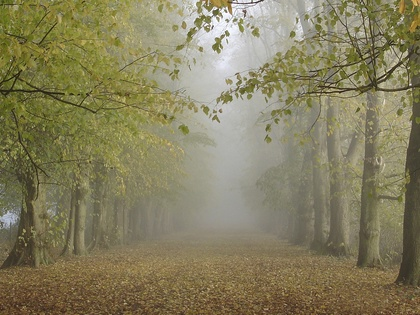
%> input picture 1大作业/去雾实验参考/有雾图/forest.jpg, 420 x 315 px, shrunk from 1024 x 768 before the run
$ octave main.m   (GNU Octave 9; MATLAB toolbox functions it lacks are replaced by stand-ins)
%> lines starting %> are read from the running program, lines starting %| are printed output that depends on the picture; in (x1, y1, x2, y2) boxes, pixels count from 0 and x2, y2 are one past the last pixel; in counts of white or black regions, pixels touching at a corner belong together; the program's own positions count from 1
### 1大作业/去雾实验参考/guidedfilter.m
function q = guidedfilter(I, p, r, eps)
%   GUIDEDFILTER   O(1) time implementation of guided filter.
%
%   - guidance image: I (should be a gray-scale/single channel image)
%   - filtering input image: p (should be a gray-scale/single channel image)
%   - local window radius: r
%   - regularization parameter: eps

[hei, wid] = size(I);
N = boxfilter(ones(hei, wid), r); % the size of each local patch; N=(2r+1)^2 except for boundary pixels.

mean_I = boxfilter(I, r) ./ N;
mean_p = boxfilter(p, r) ./ N;
mean_Ip = boxfilter(I.*p, r) ./ N;
cov_Ip = mean_Ip - mean_I .* mean_p; % this is the covariance of (I, p) in each local patch.

mean_II = boxfilter(I.*I, r) ./ N;
var_I = mean_II - mean_I .* mean_I;

a = cov_Ip ./ (var_I + eps); % Eqn. (5) in the paper;
b = mean_p - a .* mean_I; % Eqn. (6) in the paper;

mean_a = boxfilter(a, r) ./ N;
mean_b = boxfilter(b, r) ./ N;

q = mean_a .* I + mean_b; % Eqn. (8) in the paper;
end

### 1大作业/去雾实验参考/boxfilter.m
function imDst = boxfilter(imSrc, r)

%   BOXFILTER   O(1) time box filtering using cumulative sum
%
%   - Definition imDst(x, y)=sum(sum(imSrc(x-r:x+r,y-r:y+r)));
%   - Running time independent of r;
%   - Equivalent to the function: colfilt(imSrc, [2*r+1, 2*r+1], 'sliding', @sum);
%   - But much faster.

[hei, wid] = size(imSrc);
imDst = zeros(size(imSrc));

%cumulative sum over Y axis
imCum = cumsum(imSrc, 1);
%difference over Y axis
imDst(1:r+1, :) = imCum(1+r:2*r+1, :);
imDst(r+2:hei-r, :) = imCum(2*r+2:hei, :) - imCum(1:hei-2*r-1, :);
imDst(hei-r+1:hei, :) = repmat(imCum(hei, :), [r, 1]) - imCum(hei-2*r:hei-r-1, :);

%cumulative sum over X axis
imCum = cumsum(imDst, 2);
%difference over Y axis
imDst(:, 1:r+1) = imCum(:, 1+r:2*r+1);
imDst(:, r+2:wid-r) = imCum(:, 2*r+2:wid) - imCum(:, 1:wid-2*r-1);
imDst(:, wid-r+1:wid) = repmat(imCum(:, wid), [1, r]) - imCum(:, wid-2*r:wid-r-1);
end

### 1大作业/去雾实验参考/airlight.m
function A = airlight(img_ori,img_DC)


%****---------matrix to line-----------****%
[m,n]=size(img_DC);
img_DC_line=zeros(1,(m*n));
k=1;
for i=1:m
    for j=1:n
        img_DC_line(1,k)=img_DC(i,j);
        k=k+1;
    end
end

img_sort=sort(img_DC_line); %升幂排序

Threhold=img_sort(round((m*n)*0.999)); %统计前0.1%亮像素点中的最小值作为阈值
t=1;
for i = 1 : m
    for j = 1 : n
        if ( img_DC(i,j) >= Threhold )
            temp(t,1) = img_ori(i,j,1);
            temp(t,2) = img_ori(i,j,2);
            temp(t,3) = img_ori(i,j,3);
            t = t + 1;
        end
    end
end
A = max(temp);%max

### 1大作业/去雾实验参考/main.m
%利用概率知识改进的去雾方法
clc;
clear all;

tic; % 计算运行时间

%初始化参数
r=41;
eps=0.01;

I = double( imread('./有雾图/forest.jpg'));

OriImage=I./max(I(:));    % 归一化处理


% 功能：获取暗通道图像
% guidedfilter函数调用格式：  输出 = guidedfilter（输入，输入，r,eps）;r和eps已给出

%%%%%%%%%%%%%%%%%%%%%%%%%
DarkImage  = min(OriImage,[],3);  % 每一个像素点在三个颜色通道中的最小值，相当于分布中变量的具体的值

DarkImage_ave_local = guidedfilter(DarkImage,DarkImage , r, eps);% 保存边缘信息的均值
%> in boxfilter, `imDst(:, wid-r+1:wid) = repmat(imCum(:, wid), [1, r]) - imCum(:, wid-2..`: imDst: size 315x420 double; min 1764, max 6889, mean 6117.4
%> in boxfilter (call 2), `imDst(hei-r+1:hei, :) = repmat(imCum(hei, :), [r, 1]) - imCum(hei-2*r:..`: imDst: size 315x420 double; min 5.75, max 69.38, mean 29
%> in boxfilter (call 2), `imDst(:, 1:r+1) = imCum(:, 1+r:2*r+1);`: imDst: size 315x420 double; min 6.93, max 2037.4, mean 138.6
%> in boxfilter (call 2), `imDst(:, wid-r+1:wid) = repmat(imCum(:, wid), [1, r]) - imCum(:, wid-2..`: imDst: size 315x420 double; min 349, max 4772.8, mean 2322.6
%> in boxfilter (call 4), `imDst(hei-r+1:hei, :) = repmat(imCum(hei, :), [r, 1]) - imCum(hei-2*r:..`: imDst: size 315x420 double; min 0.878, max 58.88, mean 12.8
%> in boxfilter (call 4), `imDst(:, 1:r+1) = imCum(:, 1+r:2*r+1);`: imDst: size 315x420 double; min 1.38, max 669.3, mean 42
%> in boxfilter (call 4), `imDst(:, wid-r+1:wid) = repmat(imCum(:, wid), [1, r]) - imCum(:, wid-2..`: imDst: size 315x420 double; min 78.21, max 3543.4, mean 1040.7
%> in guidedfilter, `cov_Ip = mean_Ip - mean_I .* mean_p;`:
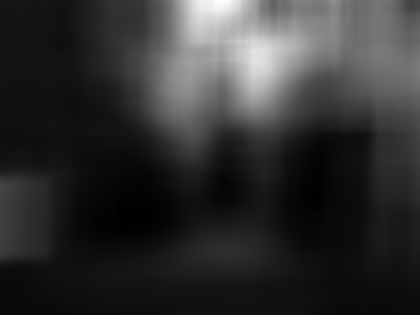
%> cov_Ip: size 315x420 double; min 0.00197, max 0.0504, mean 0.0113; drawn with min black and max white
%> in guidedfilter, `b = mean_p - a .* mean_I;`:
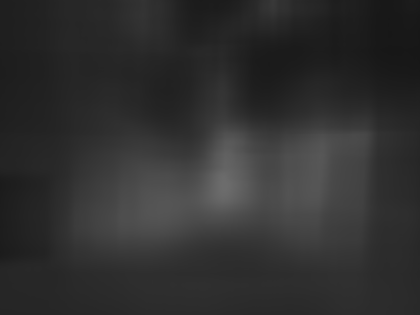
%> b: size 315x420 double; min 0.0914, max 0.427, mean 0.189
%> in boxfilter (call 6), `imDst(hei-r+1:hei, :) = repmat(imCum(hei, :), [r, 1]) - imCum(hei-2*r:..`: imDst: size 315x420 double; min 11.67, max 66.2, mean 35.6
%> in boxfilter (call 6), `imDst(:, 1:r+1) = imCum(:, 1+r:2*r+1);`: imDst: size 315x420 double; min 12.31, max 3152.2, mean 220.9
%> in boxfilter (call 6), `imDst(:, wid-r+1:wid) = repmat(imCum(:, wid), [1, r]) - imCum(:, wid-2..`: imDst: size 315x420 double; min 506.5, max 5398.9, mean 2801.6
%> in guidedfilter, `mean_a = boxfilter(a, r) ./ N;`:
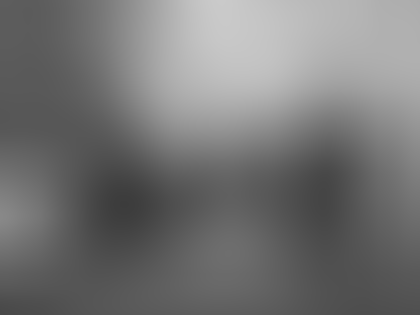
%> mean_a: size 315x420 double; min 0.239, max 0.793, mean 0.46
%> call 7 of boxfilter, with r = 41
%> in boxfilter (call 7), `imDst(hei-r+1:hei, :) = repmat(imCum(hei, :), [r, 1]) - imCum(hei-2*r:..`:
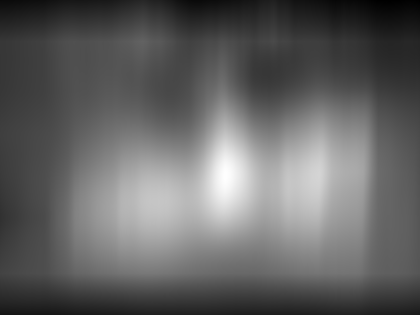
%> imDst: size 315x420 double; min 3.98, max 31.78, mean 14.8; drawn with min black and max white
%> in boxfilter (call 7), `imCum = cumsum(imDst, 2);`:
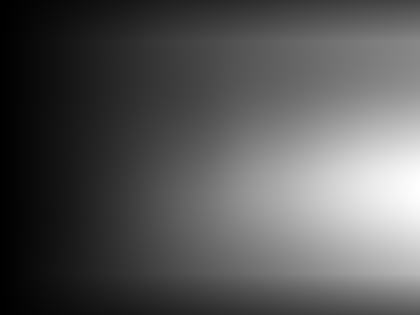
%> imCum: size 315x420 double; min 5.17, max 8851.3, mean 3052.9; drawn with min black and max white
%> in boxfilter (call 7), `imDst(:, 1:r+1) = imCum(:, 1+r:2*r+1);`:
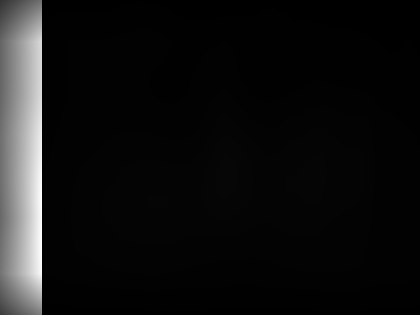
%> imDst: size 315x420 double; 10% of pixels changed, all inside (x1, y1, x2, y2) = (0, 0, 42, 315); drawn with min black and max white
%> in boxfilter (call 7), `imDst(:, wid-r+1:wid) = repmat(imCum(:, wid), [1, r]) - imCum(:, wid-2..`:
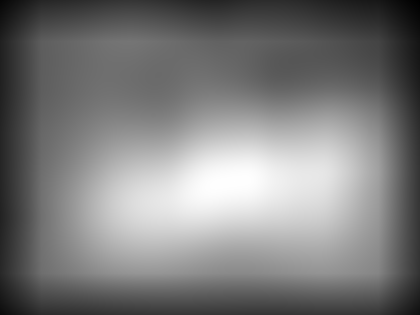
%> imDst: size 315x420 double; min 172.7, max 2247.8, mean 1186.1; drawn with min black and max white

a1 = (DarkImage-DarkImage_ave_local).^2; % 方差

DarkImage_std_local = guidedfilter(DarkImage,a1, r, eps); % 保存边缘信息的方差

Imin = DarkImage_ave_local-min(3.*DarkImage_std_local,0.001); % 计算暗通道

Idark=min(Imin,DarkImage); % 阈值处理
%%%%%%%%%%%%%%%%%%%%%%%%%

% 功能：获取大气A的估计
A = airlight(OriImage, Idark); % 计算大气光
%> after the loop in airlight, `for i=1:m`: k = 132301
%> in airlight, `Threhold=img_sort(round((m*n)*0.999));`: Threhold = 0.887
%> after the loop in airlight, `for i = 1 : m`: t = 134; temp = 133 rows, first 12: [0.976 0.98 0.996; 0.969 0.969 0.961; 0.996 0.961 0.973; 0.965 0.949 0.953; 1 0.996 1; 1 0.984 0.98; 0.98 0.976 0.996; 0.984 0.984 0.984; 0.973 0.965 0.969; 0.988 0.992 0.961; 0.984 0.992 0.988; 1 0.98 1]
%> in airlight, `A = max(temp);`: A = [1 1 1]
%> A = [1 1 1]

% 功能：计算传输函数
A1=max(A(:));  % 选取三个通道中最大的大气光值用来计算传输函数
%> A1 = 1
t = 1 - 0.95*(Idark./A1);  % 计算传输函数
t0=0.1;  % 传输函数阈值

Recover=zeros(size(OriImage));   % 设定复原图片大小

Recover(:,:,1) = ((OriImage(:,:,1) - A(1))./(A(1).*max(t,t0)))+1;     % R通道去雾复原公式
Recover(:,:,2) = ((OriImage(:,:,2) - A(2))./(A(2).*max(t,t0)))+1;     % G通道去雾复原公式
Recover(:,:,3) = ((OriImage(:,:,3) - A(3))./(A(3).*max(t,t0)))+1;     % B通道去雾复原公式

toc; % 计算运行时间

figure,imshow(OriImage),title('雾天图像');
%figure,imshow(Idark),title('暗通道');
%figure,imshow(t),title('传输函数');
figure,imshow(Recover),title('去雾后的图像');

$ run again, with 1大作业/去雾实验参考/有雾图/canon7.jpg copied over 1大作业/去雾实验参考/有雾图/forest.jpg
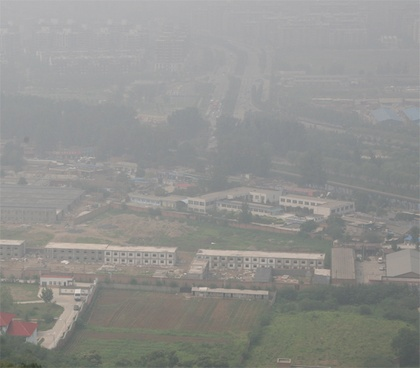
%> input picture 1大作业/去雾实验参考/有雾图/canon7.jpg, 420 x 368 px, shrunk from 600 x 525 before the run
%> in boxfilter (call 6), `imDst(:, wid-r+1:wid) = repmat(imCum(:, wid), [1, r]) - imCum(:, wid-2..`:
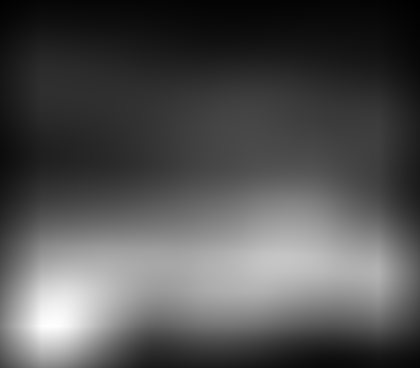
%> imDst: size 368x420 double; min 50.48, max 3143.6, mean 1036.9; drawn with min black and max white
%> in boxfilter (call 7), `imDst(:, wid-r+1:wid) = repmat(imCum(:, wid), [1, r]) - imCum(:, wid-2..`:
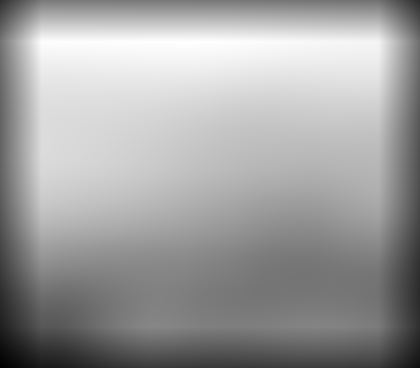
%> imDst: size 368x420 double; min 436.4, max 4990.1, mean 3292; drawn with min black and max white
%> after the loop in airlight, `for i=1:m`: k = 154561
%> Threhold = 0.78
%> after the loop in airlight, `for i = 1 : m`: t = 157; temp = 156 rows, first 12: [0.835 0.835 0.844; 0.821 0.821 0.83; 0.83 0.83 0.839; 0.826 0.826 0.835; 0.817 0.817 0.826; 0.821 0.821 0.83; 0.821 0.821 0.83; 0.826 0.826 0.835; 0.812 0.812 0.821; 0.821 0.821 0.83; 0.821 0.821 0.83; 0.817 0.817 0.826]
%> in airlight, `A = max(temp);`: A = [0.835 0.835 0.844]
%> A1 = 0.844

$ run again, with 1大作业/去雾实验参考/有雾图/cones.jpg copied over 1大作业/去雾实验参考/有雾图/forest.jpg
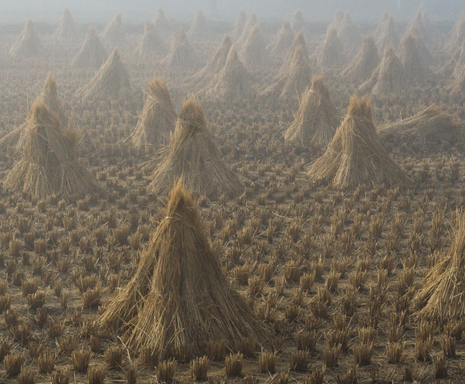
%> input picture 1大作业/去雾实验参考/有雾图/cones.jpg, 465 x 384 px
%> in boxfilter (call 6), `imDst(:, wid-r+1:wid) = repmat(imCum(:, wid), [1, r]) - imCum(:, wid-2..`:
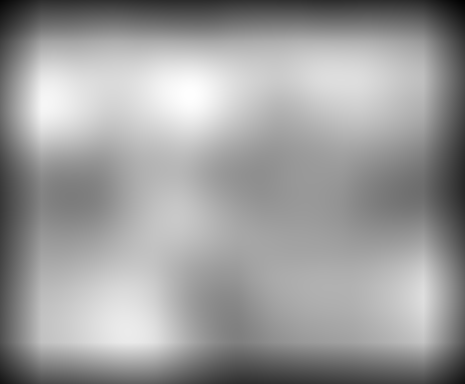
%> imDst: size 384x465 double; min 310.8, max 2656.4, mean 1751.9; drawn with min black and max white
%> in boxfilter (call 7), `imDst(:, wid-r+1:wid) = repmat(imCum(:, wid), [1, r]) - imCum(:, wid-2..`:
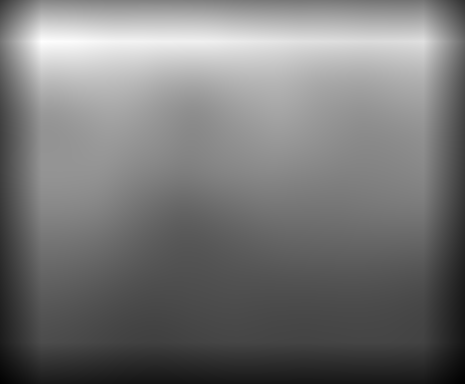
%> imDst: size 384x465 double; min 303, max 3702.2, mean 1886.7; drawn with min black and max white
%> after the loop in airlight, `for i=1:m`: k = 178561
%> Threhold = 0.778
%> after the loop in airlight, `for i = 1 : m`: t = 181; temp = 180 rows, first 12: [0.841 0.863 0.876; 0.841 0.863 0.876; 0.845 0.867 0.881; 0.85 0.872 0.885; 0.854 0.881 0.881; 0.841 0.881 0.876; 0.836 0.872 0.881; 0.836 0.872 0.881; 0.836 0.872 0.881; 0.836 0.872 0.885; 0.845 0.867 0.885; 0.845 0.867 0.881]
%> in airlight, `A = max(temp);`: A = [0.858 0.881 0.889]
%> A1 = 0.889
